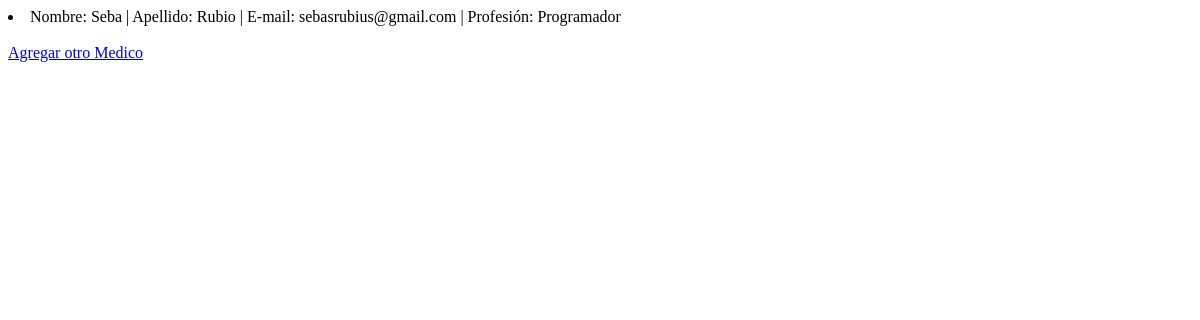
/App1/leerMedicos, run on an earlier commit of the app's database.
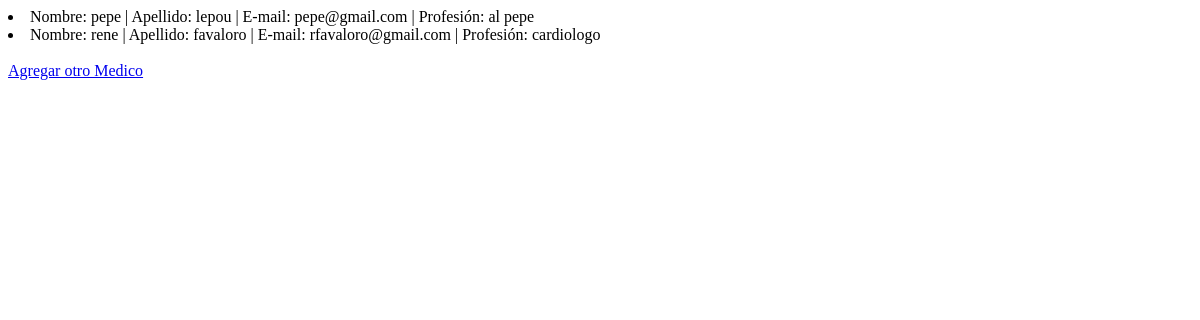
And on a later commit of the database.
### App1/models.py (models this page shows)
class Medico(models.Model):
    nombre= models.CharField(max_length=30)
    apellido= models.CharField(max_length=30)
    email= models.EmailField()
    especialidad= models.CharField(max_length=30)
    def __str__(self):
        return f"Nombre: {self.nombre} | Apellido: {self.apellido} | E-mail: {self.email} | Profesión: {self.especialidad}"

### App1/views.py (the view)
# urls.py: path('leerMedicos',views.leerMedicos,name='LeerMedicos'),
def leerMedicos(request):
    medicos= Medico.objects.all() # trae a todos los medicos
    contexto= {"medicos": medicos}
    return render(request, "App1/leerMedicos.html",contexto)

### App1/templates/App1/leerMedicos.html (shortened to what this page needs)
<!DOCTYPE html>
<html lang="en">
<head>
</head>
<body>
    {% for p in medicos %}
        <li>{{p}}</li>
    {% endfor %}
    <br>
    <a href="medicoFormulario">Agregar otro Medico</a>
</body>
</html>

What changed in the data, as far as the page shows it:
removed Medico: nombre+apellido+email "Nombre: Seba | Apellido: Rubio | E-mail: sebasrubius@gmail.com | Profesión: Programador"
added Medico: nombre+apellido+email "Nombre: pepe | Apellido: lepou | E-mail: pepe@gmail.com | Profesión: al pepe"
added Medico: nombre+apellido+email "Nombre: rene | Apellido: favaloro | E-mail: rfavaloro@gmail.com | Profesión: cardiologo"
